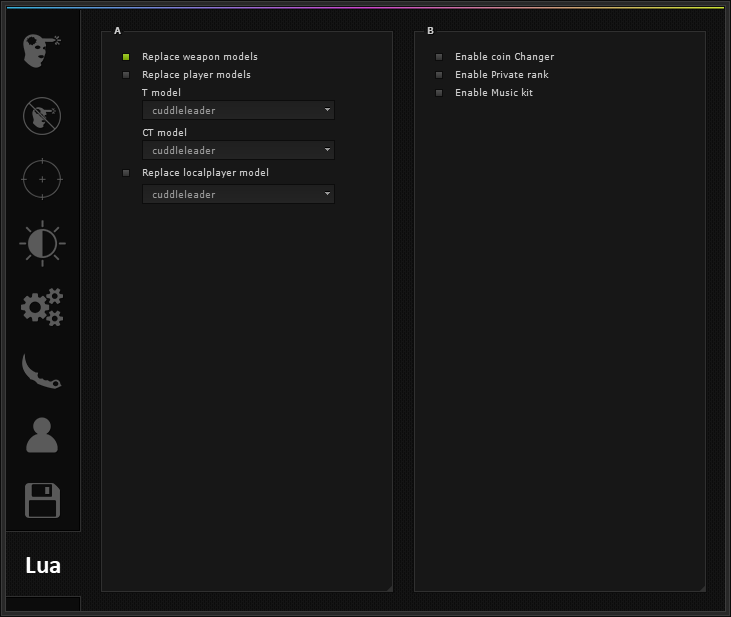
#> input picture image-search/gamesense-skeet-csgo-cheat-menu-gui-1.png, 731 x 617 px
$ python compare_reference.py
#> lines starting #> are read from the running program, lines starting #| are printed output that depends on the picture
#!/usr/bin/env python3
"""compare_reference.py — попиксельная сверка порта меню с оригиналом gamesense.

Сравнивает скриншот нашего меню (731x617, нативный режим) с референсом и
печатает среднюю разницу и долю точно совпадающих пикселей.

  cd cs1.6/menu && ./menu.png shots/skins.png 1 5
  python3 ../../tools/compare_reference.py
"""
import sys
from pathlib import Path

from PIL import Image, ImageChops

ROOT = Path(__file__).resolve().parent.parent
REF = ROOT / "image-search" / "gamesense-skeet-csgo-cheat-menu-gui-1.png"
MINE = ROOT / "cs1.6" / "menu" / "shots" / "skins.png"


def main() -> int:
    ref_path = Path(sys.argv[1]) if len(sys.argv) > 1 else REF
    mine_path = Path(sys.argv[2]) if len(sys.argv) > 2 else MINE

    ref = Image.open(ref_path).convert("RGB")
    mine = Image.open(mine_path).convert("RGB")
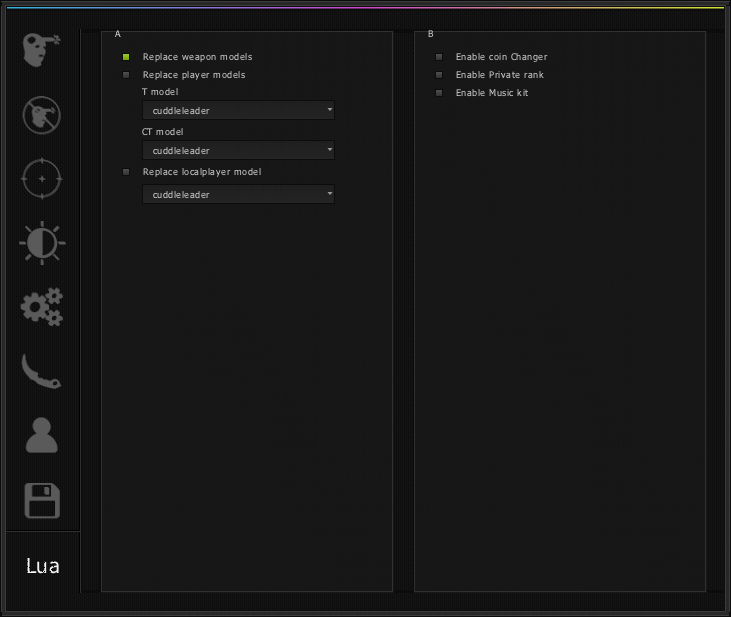
#> input picture releases/v0.1-menu-test/skins.png, 731 x 617 px, found by its file name
    if ref.size != mine.size:
        print(f"[!] размеры не совпадают: {ref.size} vs {mine.size}")
        return 1

    diff = ImageChops.difference(ref, mine)
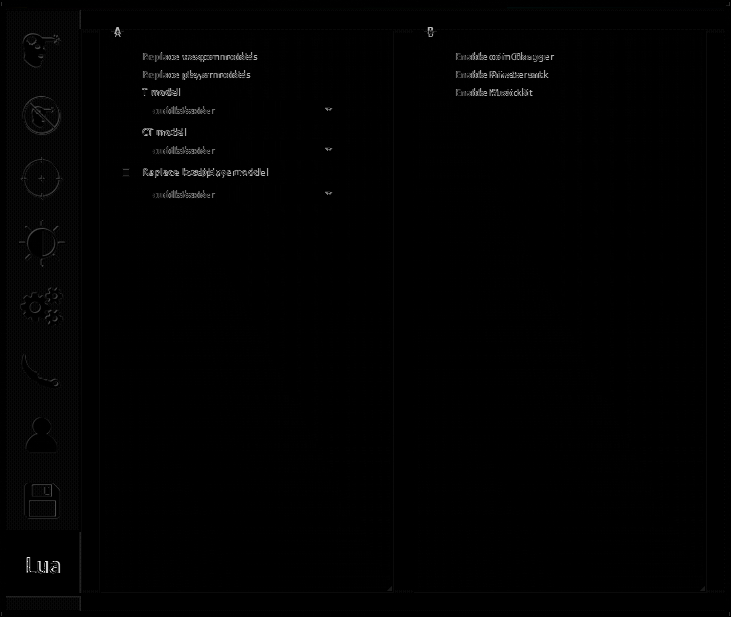
#> diff: PIL image 731x617 RGB; mean R, G, B 1.7, 1.7, 1.7
#> (the run stopped early here; a loop or call above may not have finished)
